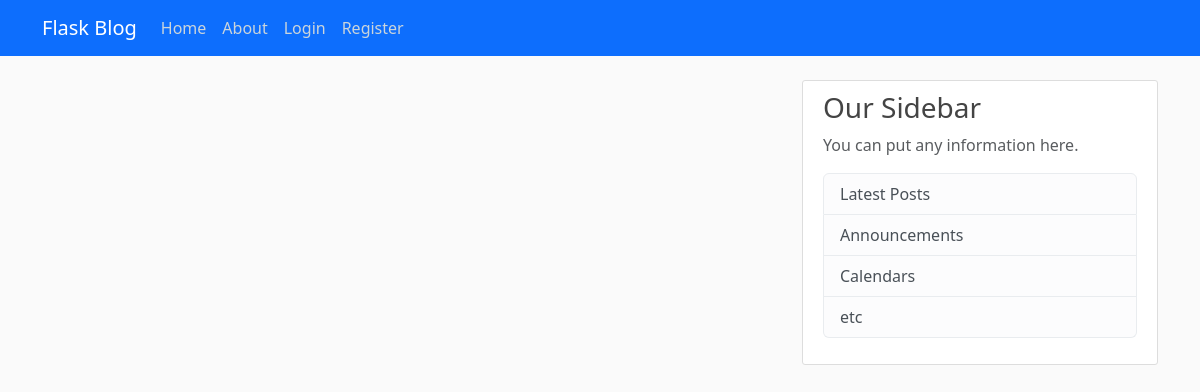
Before: / with the older database file.
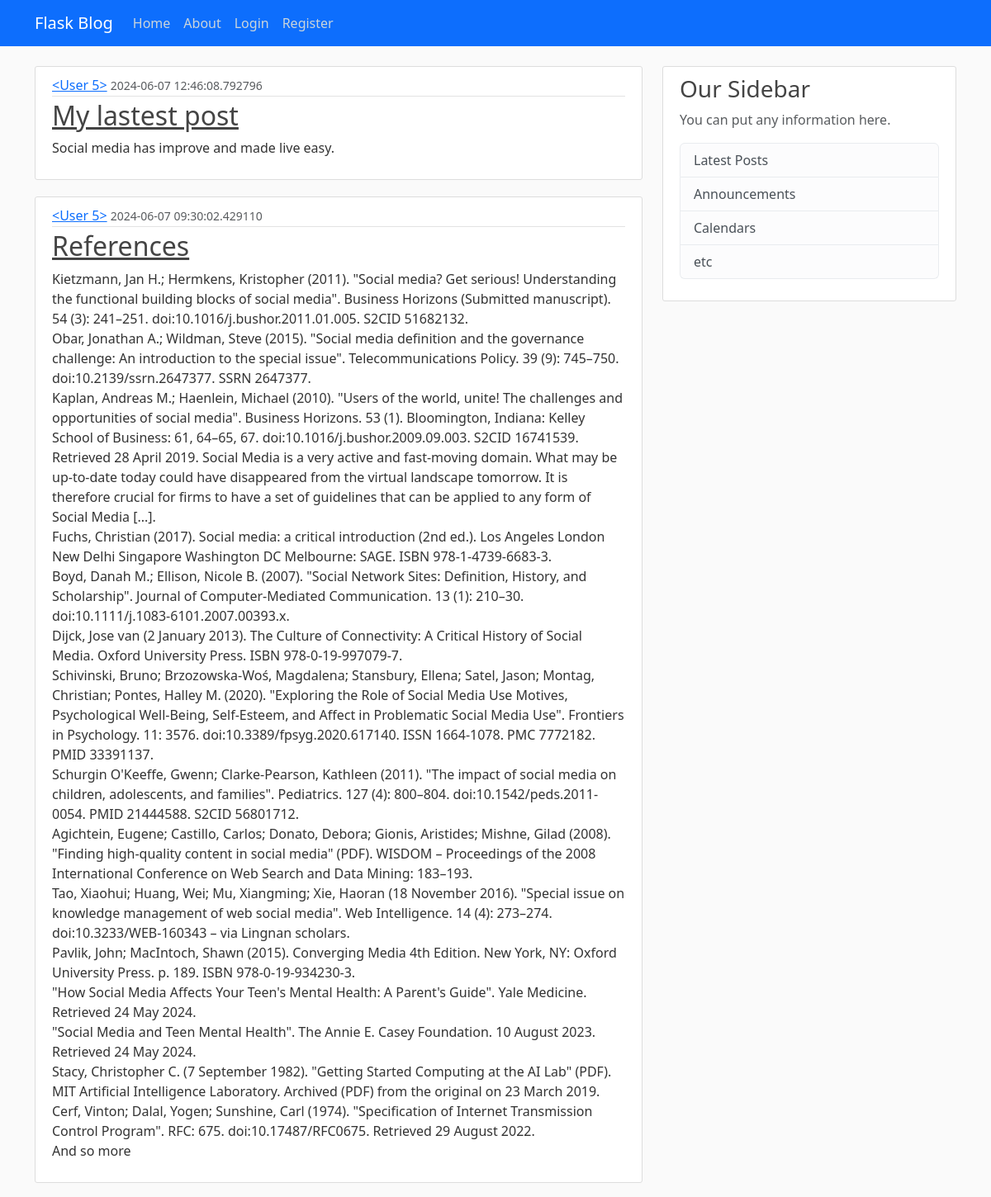
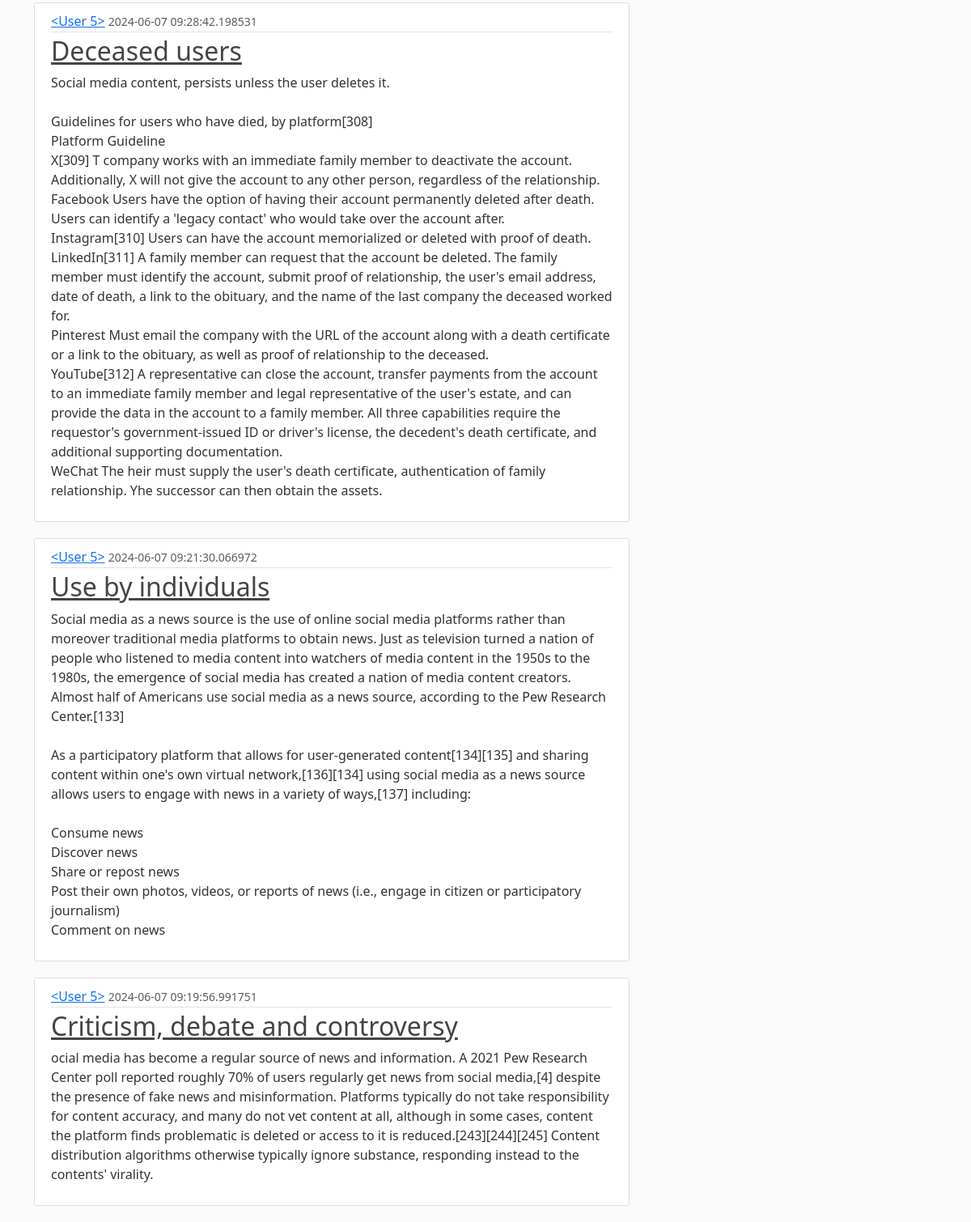
After: the same page with the newer database file (2 pictures, top to bottom).
### app/models.py (models this page shows, shortened)
class Post(db.Model):
    id = db.Column(db.Integer, primary_key=True)
    title = db.Column(db.String(100), nullable=False)
    content = db.Column(db.Text, nullable=False)
    date_posted = db.Column(db.DateTime, nullable=False, default=datetime.utcnow)
    user_id = db.Column(db.Integer, db.ForeignKey('user.id'), nullable=False)

### app/routes.py (the view)
@app.route("/")
def home():
    page = request.args.get('page', 1, type=int)
    posts = Post.query.order_by(Post.date_posted.desc()).paginate(page=page, per_page=5)
    return render_template("home.html", posts=posts)

### app/templates/home.html
{% extends 'base.html' %}
{% block content %}
{% for post in posts %}
<article class="media content-section">
    <div class="media-body">
      <div class="article-metadata">
        <a class="mr-2" href="#">{{ post.author }}</a>
        <small class="text-muted">{{ post.date_posted }}</small>
      </div>
      <h2><a class="article-title" href="#">{{ post.title }}</a></h2>
      <p class="article-content">{{ post.content }}</p>
    </div>
  </article>
{% endfor %}
{% endblock %}

### app/templates/base.html (shortened to what this page needs)
<!DOCTYPE html>
<html lang="en">
<head>
    <link href="https://cdn.jsdelivr.net/npm/bootstrap@5.3.3/dist/css/bootstrap.min.css" rel="stylesheet">
    <link rel="stylesheet" type="text/css" href="{{ url_for('static', filename='main.css') }}">
</head>
<body>
    <header class="site-header">
        <nav class="navbar navbar-expand-md navbar-dark bg-primary fixed-top">
          <div class="container">
            <a class="navbar-brand mr-4" href="/">Flask Blog</a>
            <div class="collapse navbar-collapse" id="navbarToggle">
              <div class="navbar-nav mr-auto">
                <a class="nav-item nav-link" href="{{ url_for('home') }}">Home</a>
                <a class="nav-item nav-link" href="{{ url_for('about') }}">About</a>
              </div>
              <div class="navbar-nav">
                {% if current_user.is_authenticated %}
                <a class="nav-item nav-link" href="{{ url_for('new_post') }}">New post</a>
                <a class="nav-item nav-link" href="{{ url_for('logout') }}">Logout</a>
                <a class="nav-item nav-link" href="{{ url_for('account') }}">Account</a>
              {% else %}
                <a class="nav-item nav-link" href="{{ url_for('login') }}">Login</a>
                <a class="nav-item nav-link" href="{{ url_for('register') }}">Register</a>
                {% endif %}
              </div>
            </div>
          </div>
        </nav>
      </header>
      <main role="main" class="container">
        <div class="row">
          <div class="col-md-8">
         {% block content %}{% endblock %}
          </div>
          <div class="col-md-4">
            <div class="content-section">
              <h3>Our Sidebar</h3>
              <p class='text-muted'>You can put any information here.
                <ul class="list-group">
                  <li class="list-group-item list-group-item-light">Latest Posts</li>
                  <li class="list-group-item list-group-item-light">Announcements</li>
                  <li class="list-group-item list-group-item-light">Calendars</li>
                  <li class="list-group-item list-group-item-light">etc</li>
                </ul>
              </p>
            </div>
          </div>
        </div>
      </main>
</body>
</html>

### app/static/main.css (style rules this page uses)
body { background: #fafafa; color: #333333; margin-top: 5rem; }
h1, h2, h3, h4, h5, h6 { color: #444444; }
.site-header .navbar-nav .nav-link { color: #cbd5db; }
.content-section { background: #ffffff; padding: 10px 20px; border: 1px solid #dddddd; border-radius: 3px; margin-bottom: 20px; }
.article-title { color: #444444; }
.article-content { white-space: pre-line; }
.article-metadata { padding-bottom: 1px; margin-bottom: 4px; border-bottom: 1px solid #e3e3e3 }

Changed rows visible on the page:
added Post: author "<User 5>", date_posted "2024-06-07 12:46:08.792796", title "My lastest post", content "Social media has improve and made live easy."
added Post: author "<User 5>", date_posted "2024-06-07 09:30:02.429110", title "References", content "Kietzmann, Jan H.; Hermkens, Kristopher (2011). \"Social media? Get serious! Understanding the functional building blocks of social media\". Business Horizons (Submitted manuscript). 54 (3): 241–251. doi:10.1016/j.bushor.2011.01.005. S2CID 51682132. Obar, Jonathan A.; Wildman, Steve (2015). \"Social media definition and the governance challenge: An introduction to the special issue\". Telecommunications Policy. 39 (9): 745–750. doi:10.2139/ssrn.2647377. SSRN 2647377. Kaplan, Andreas M.; Haenlein, Michael (2010). \"Users of the world, unite! The challenges and opportunities of social media\". Business Horizons. 53 (1). Bloomington, Indiana: Kelley School of Business: 61, 64–65, 67.…"
added Post: author "<User 5>", date_posted "2024-06-07 09:28:42.198531", title "Deceased users", content "Social media content, persists unless the user deletes it. Guidelines for users who have died, by platform[308] Platform Guideline X[309] T company works with an immediate family member to deactivate the account. Additionally, X will not give the account to any other person, regardless of the relationship. Facebook Users have the option of having their account permanently deleted after death. Users can identify a 'legacy contact' who would take over the account after. Instagram[310] Users can have the account memorialized or deleted with proof of death. LinkedIn[311] A family member can request that the account be deleted. The family member must identify the account, submit proof of…"
added Post: author "<User 5>", date_posted "2024-06-07 09:21:30.066972", title "Use by individuals", content "Social media as a news source is the use of online social media platforms rather than moreover traditional media platforms to obtain news. Just as television turned a nation of people who listened to media content into watchers of media content in the 1950s to the 1980s, the emergence of social media has created a nation of media content creators. Almost half of Americans use social media as a news source, according to the Pew Research Center.[133] As a participatory platform that allows for user-generated content[134][135] and sharing content within one's own virtual network,[136][134] using social media as a news source allows users to engage with news in a variety of ways,[137]…"
added Post: author "<User 5>", date_posted "2024-06-07 09:19:56.991751", title "Criticism, debate and controversy", content "ocial media has become a regular source of news and information. A 2021 Pew Research Center poll reported roughly 70% of users regularly get news from social media,[4] despite the presence of fake news and misinformation. Platforms typically do not take responsibility for content accuracy, and many do not vet content at all, although in some cases, content the platform finds problematic is deleted or access to it is reduced.[243][244][245] Content distribution algorithms otherwise typically ignore substance, responding instead to the contents' virality."
